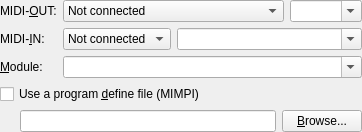
<?xml version="1.0" encoding="UTF-8"?>
<ui version="4.0">
 <class>MidiAssign</class>
 <widget class="QWidget" name="MidiAssign">
  <layout class="QFormLayout" name="mainLayout">
   <property name="leftMargin">
    <number>0</number>
   </property>
   <property name="topMargin">
    <number>0</number>
   </property>
   <property name="rightMargin">
    <number>0</number>
   </property>
   <property name="bottomMargin">
    <number>0</number>
   </property>
   <item row="0" column="0">
    <widget class="QLabel" name="midiOutLabel">
     <property name="text">
      <string notr="true">MIDI-&amp;OUT:</string>
     </property>
     <property name="buddy">
      <cstring>midiOut</cstring>
     </property>
    </widget>
   </item>
   <item row="0" column="1">
    <layout class="QHBoxLayout" name="midiOutRow">
     <item>
      <widget class="QComboBox" name="midiOut">
       <item>
        <property name="text">
         <string>Not connected</string>
        </property>
       </item>
       <item>
        <property name="text">
         <string>VERMOUTH (software synthesizer)</string>
        </property>
       </item>
       <item>
        <property name="text">
         <string>MIDI device</string>
        </property>
       </item>
      </widget>
     </item>
     <item>
      <widget class="QComboBox" name="midiOutDevice">
       <property name="sizePolicy">
        <sizepolicy hsizetype="Expanding" vsizetype="Fixed">
         <horstretch>1</horstretch>
         <verstretch>0</verstretch>
        </sizepolicy>
       </property>
       <property name="editable">
        <bool>true</bool>
       </property>
       <property name="toolTip">
        <string>A raw MIDI device such as /dev/snd/midiC1D0</string>
       </property>
      </widget>
     </item>
    </layout>
   </item>
   <item row="1" column="0">
    <widget class="QLabel" name="midiInLabel">
     <property name="text">
      <string notr="true">MIDI-&amp;IN:</string>
     </property>
     <property name="buddy">
      <cstring>midiIn</cstring>
     </property>
    </widget>
   </item>
   <item row="1" column="1">
    <layout class="QHBoxLayout" name="midiInRow">
     <item>
      <widget class="QComboBox" name="midiIn">
       <item>
        <property name="text">
         <string>Not connected</string>
        </property>
       </item>
       <item>
        <property name="text">
         <string>MIDI device</string>
        </property>
       </item>
      </widget>
     </item>
     <item>
      <widget class="QComboBox" name="midiInDevice">
       <property name="sizePolicy">
        <sizepolicy hsizetype="Expanding" vsizetype="Fixed">
         <horstretch>1</horstretch>
         <verstretch>0</verstretch>
        </sizepolicy>
       </property>
       <property name="editable">
        <bool>true</bool>
       </property>
      </widget>
     </item>
    </layout>
   </item>
   <item row="2" column="0">
    <widget class="QLabel" name="moduleLabel">
     <property name="text">
      <string>&amp;Module:</string>
     </property>
     <property name="buddy">
      <cstring>module</cstring>
     </property>
    </widget>
   </item>
   <item row="2" column="1">
    <widget class="QComboBox" name="module">
     <property name="editable">
      <bool>true</bool>
     </property>
     <property name="toolTip">
      <string>The sound module the guest expects; exclusive messages for another one are converted</string>
     </property>
    </widget>
   </item>
   <item row="3" column="0" colspan="2">
    <widget class="QCheckBox" name="defineEnabled">
     <property name="text">
      <string>Use a program &amp;define file (MIMPI)</string>
     </property>
    </widget>
   </item>
   <item row="4" column="0" colspan="2">
    <layout class="QHBoxLayout" name="defineRow">
     <property name="leftMargin">
      <number>20</number>
     </property>
     <item>
      <widget class="QLineEdit" name="defineFile"/>
     </item>
     <item>
      <widget class="QPushButton" name="defineBrowse">
       <property name="text">
        <string>&amp;Browse...</string>
       </property>
      </widget>
     </item>
    </layout>
   </item>
  </layout>
 </widget>
 <resources/>
 <connections/>
</ui>
